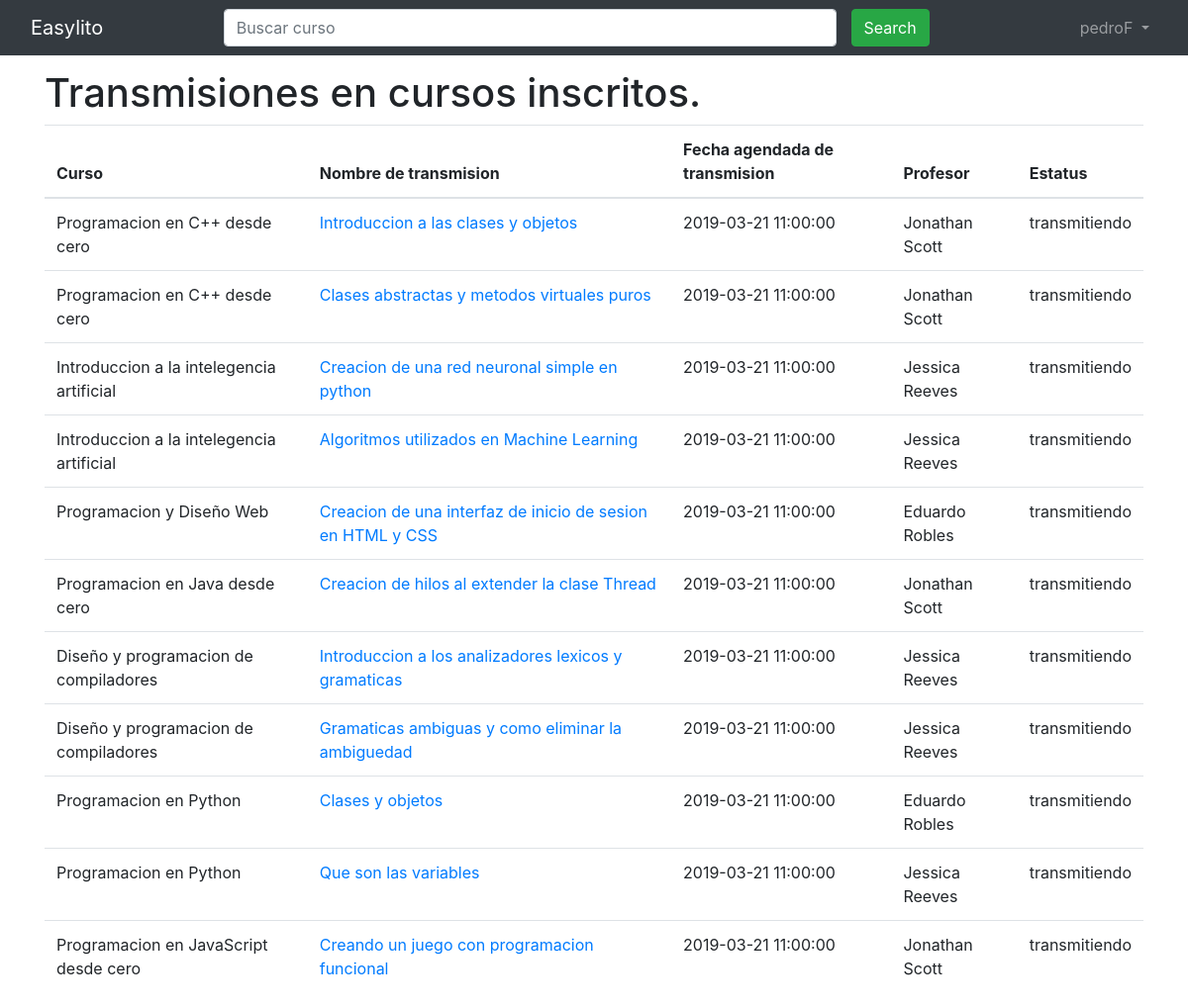
/VisualizarTransmisiones/courseTransmissions.php (signed in), run on the app's committed database.
### tables this page shows
create table curso(
ID int not null AUTO_INCREMENT,
id_profesor int not null,
nombre varchar(70) not null,
fechaCreacion datetime not null default NOW(),
fechaModificacion datetime not null default NOW(),
descripcion varchar(255),
esProgresivo bit not null default 0,
habilitado bit not null default 1,
precio decimal(6, 2) not null default 0.0,
codigoPrivado varchar(50),
PRIMARY KEY(ID),

FOREIGN KEY(id_profesor)
references usuario(ID)
on delete cascade
);

create table transmision(
ID int not null AUTO_INCREMENT,
id_curso int not null,
nombre varchar(70) not null,
fechaAgendada datetime not null,
estatus tinyint not null default 0,
ubicacion text not null,
PRIMARY KEY(ID),

FOREIGN KEY(id_curso)
references curso(ID)
on delete cascade
);

create table usuario(
ID int not null AUTO_INCREMENT,
nombreUsuario varchar(20) not null unique,
pass varchar(40) not null,
tipo bit not null default 0,
email varchar(35) not null unique,
nombreCompleto varchar(70) not null,
nivelEducativo varchar(25) not null,
especializacion varchar(50) not null,
habilitado bit default 1,
PRIMARY KEY(ID)
);

### VisualizarTransmisiones/courseTransmissions.php (the view, shortened to what this page needs)
<!DOCTYPE html>
<html lang="en">
<head>
	<link rel="stylesheet" href="https://maxcdn.bootstrapcdn.com/bootstrap/4.3.1/css/bootstrap.min.css">
</head>
<body style="padding-top: 70px;">
<?php
require '../navigationBar.php';
?>
<div class="container">
	<h1>Transmisiones en cursos inscritos.</h1>
	<table class="table">
		<thead>
			<tr>
				<th>Curso</th>
				<th>Nombre de transmision</th>
				<th>Fecha agendada de transmision</th>
				<th>Profesor</th>
				<th>Estatus</th>
			</tr>
		</thead>
		<tbody>
		<?php
		try{
			$db = new PDO('mysql:host=localhost;dbname=onlinecourses', 'root', '');
			$db->setAttribute(PDO::ATTR_ERRMODE, PDO::ERRMODE_EXCEPTION);
			$stmt = $db->prepare("
			select curso.nombre as nombreCurso, usuario.nombreCompleto as nombreProfesor, transmision.nombre as nombreTransmision, transmision.fechaAgendada, transmision.estatus, transmision.ID as idTransmision
			from curso
			inner join usuario_curso
				on usuario_curso.id_curso = curso.ID
			inner join usuario
				on curso.id_profesor = usuario.ID
			inner join transmision
				on transmision.id_curso = curso.ID
			where usuario_curso.id_usuario = ?
			");
			$stmt->execute(array($_SESSION['userIdentification']['ID']));
			while($result = $stmt->fetch()){
				print "
				<tr>
					<td>$result[nombreCurso]</td>
					<td>";
				print "<a href=\"liveStream.php?idTransmision=".$result["idTransmision"]."\"> $result[nombreTransmision] </a>";
				print "</td>
					<td>$result[fechaAgendada]</td>
					<td>$result[nombreProfesor]</td>
					<td>";
				if($result["estatus"] == 1)
				{
					print "transmitiendo";
				}
				elseif($result["estatus"] == 2)
				{
					print "finalizada";
				}
				else
				{
					print "pendiente";
				}
				print "</td></tr>";
			}
		}
		catch(PDOException $e){
		}
		?>
		</tbody>
	</div>
</body>
</html>

### data on the page
curso: nombre "Programacion en C++ desde cero", transmision.nombre "Introduccion a las clases y objetos", transmision.fechaAgendada "2019-03-21 11:00:00", id_profesor.nombreCompleto "Jonathan Scott", transmision.nombre "Clases abstractas y metodos virtuales puros"
curso: nombre "Introduccion a la intelegencia artificial", transmision.nombre "Creacion de una red neuronal simple en python", transmision.fechaAgendada "2019-03-21 11:00:00", id_profesor.nombreCompleto "Jessica Reeves", transmision.nombre "Algoritmos utilizados en Machine Learning"
curso: nombre "Programacion y Diseño Web", transmision.nombre "Creacion de una interfaz de inicio de sesion en HTML y CSS", transmision.fechaAgendada "2019-03-21 11:00:00", id_profesor.nombreCompleto "Eduardo Robles"
curso: nombre "Programacion en Java desde cero", transmision.nombre "Creacion de hilos al extender la clase Thread", transmision.fechaAgendada "2019-03-21 11:00:00", id_profesor.nombreCompleto "Jonathan Scott"
curso: nombre "Diseño y programacion de compiladores", transmision.nombre "Introduccion a los analizadores lexicos y gramaticas", transmision.fechaAgendada "2019-03-21 11:00:00", id_profesor.nombreCompleto "Jessica Reeves", transmision.nombre "Gramaticas ambiguas y como eliminar la ambiguedad"
curso: nombre "Programacion en Python", transmision.nombre "Clases y objetos", transmision.fechaAgendada "2019-03-21 11:00:00", id_profesor.nombreCompleto "Eduardo Robles"
curso: nombre "Programacion en Python", transmision.nombre "Que son las variables", transmision.fechaAgendada "2019-03-21 11:00:00", id_profesor.nombreCompleto "Jessica Reeves"
curso: nombre "Programacion en JavaScript desde cero", transmision.nombre "Creando un juego con programacion funcional", transmision.fechaAgendada "2019-03-21 11:00:00", id_profesor.nombreCompleto "Jonathan Scott"

### other printed values
$_SESSION["userIdentification"]["nombreUsuario"] "pedroF"
